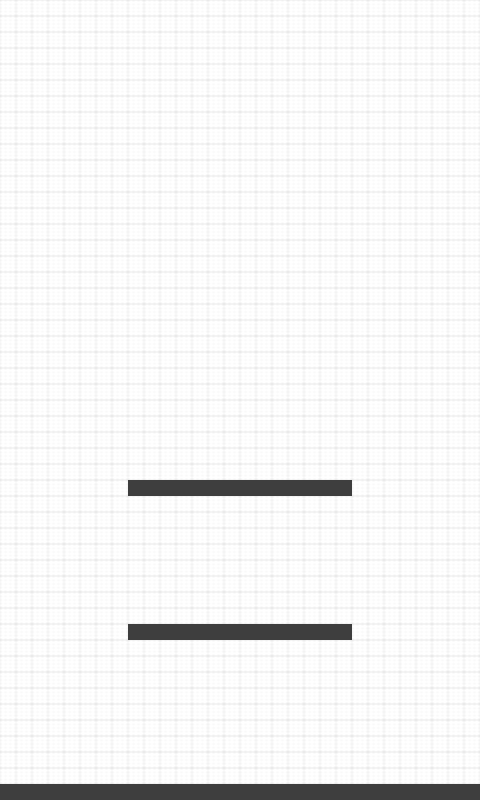

A 2D game scene composited from a Tiled map and its tileset images. What follows is a short description and the map's XML, with every tile layer's data as written:
An orthogonal 30x50 tile map with 16x16 px tiles, 1 tile layer (background) and 3 objects.

<map version="1.0" tiledversion="1.1.3" orientation="orthogonal" renderorder="right-down" width="30" height="50" tilewidth="16" tileheight="16" infinite="0" nextobjectid="9">
 <tileset firstgid="1" name="tileSet" tilewidth="16" tileheight="16" tilecount="4" columns="4">
  <image source="tileSet.png" width="64" height="16" />
 </tileset>
 <layer name="background" width="30" height="50">
  <data encoding="csv">
1,1,1,1,1,1,1,1,1,1,1,1,1,1,1,1,1,1,1,1,1,1,1,1,1,1,1,1,1,1,
1,1,1,1,1,1,1,1,1,1,1,1,1,1,1,1,1,1,1,1,1,1,1,1,1,1,1,1,1,1,
1,1,1,1,1,1,1,1,1,1,1,1,1,1,1,1,1,1,1,1,1,1,1,1,1,1,1,1,1,1,
1,1,1,1,1,1,1,1,1,1,1,1,1,1,1,1,1,1,1,1,1,1,1,1,1,1,1,1,1,1,
1,1,1,1,1,1,1,1,1,1,1,1,1,1,1,1,1,1,1,1,1,1,1,1,1,1,1,1,1,1,
1,1,1,1,1,1,1,1,1,1,1,1,1,1,1,1,1,1,1,1,1,1,1,1,1,1,1,1,1,1,
1,1,1,1,1,1,1,1,1,1,1,1,1,1,1,1,1,1,1,1,1,1,1,1,1,1,1,1,1,1,
1,1,1,1,1,1,1,1,1,1,1,1,1,1,1,1,1,1,1,1,1,1,1,1,1,1,1,1,1,1,
1,1,1,1,1,1,1,1,1,1,1,1,1,1,1,1,1,1,1,1,1,1,1,1,1,1,1,1,1,1,
1,1,1,1,1,1,1,1,1,1,1,1,1,1,1,1,1,1,1,1,1,1,1,1,1,1,1,1,1,1,
1,1,1,1,1,1,1,1,1,1,1,1,1,1,1,1,1,1,1,1,1,1,1,1,1,1,1,1,1,1,
1,1,1,1,1,1,1,1,1,1,1,1,1,1,1,1,1,1,1,1,1,1,1,1,1,1,1,1,1,1,
1,1,1,1,1,1,1,1,1,1,1,1,1,1,1,1,1,1,1,1,1,1,1,1,1,1,1,1,1,1,
1,1,1,1,1,1,1,1,1,1,1,1,1,1,1,1,1,1,1,1,1,1,1,1,1,1,1,1,1,1,
1,1,1,1,1,1,1,1,1,1,1,1,1,1,1,1,1,1,1,1,1,1,1,1,1,1,1,1,1,1,
1,1,1,1,1,1,1,1,1,1,1,1,1,1,1,1,1,1,1,1,1,1,1,1,1,1,1,1,1,1,
1,1,1,1,1,1,1,1,1,1,1,1,1,1,1,1,1,1,1,1,1,1,1,1,1,1,1,1,1,1,
1,1,1,1,1,1,1,1,1,1,1,1,1,1,1,1,1,1,1,1,1,1,1,1,1,1,1,1,1,1,
1,1,1,1,1,1,1,1,1,1,1,1,1,1,1,1,1,1,1,1,1,1,1,1,1,1,1,1,1,1,
1,1,1,1,1,1,1,1,1,1,1,1,1,1,1,1,1,1,1,1,1,1,1,1,1,1,1,1,1,1,
1,1,1,1,1,1,1,1,1,1,1,1,1,1,1,1,1,1,1,1,1,1,1,1,1,1,1,1,1,1,
1,1,1,1,1,1,1,1,1,1,1,1,1,1,1,1,1,1,1,1,1,1,1,1,1,1,1,1,1,1,
1,1,1,1,1,1,1,1,1,1,1,1,1,1,1,1,1,1,1,1,1,1,1,1,1,1,1,1,1,1,
1,1,1,1,1,1,1,1,1,1,1,1,1,1,1,1,1,1,1,1,1,1,1,1,1,1,1,1,1,1,
1,1,1,1,1,1,1,1,1,1,1,1,1,1,1,1,1,1,1,1,1,1,1,1,1,1,1,1,1,1,
1,1,1,1,1,1,1,1,1,1,1,1,1,1,1,1,1,1,1,1,1,1,1,1,1,1,1,1,1,1,
1,1,1,1,1,1,1,1,1,1,1,1,1,1,1,1,1,1,1,1,1,1,1,1,1,1,1,1,1,1,
1,1,1,1,1,1,1,1,1,1,1,1,1,1,1,1,1,1,1,1,1,1,1,1,1,1,1,1,1,1,
1,1,1,1,1,1,1,1,1,1,1,1,1,1,1,1,1,1,1,1,1,1,1,1,1,1,1,1,1,1,
1,1,1,1,1,1,1,1,1,1,1,1,1,1,1,1,1,1,1,1,1,1,1,1,1,1,1,1,1,1,
1,1,1,1,1,1,1,1,2,2,2,2,2,2,2,2,2,2,2,2,2,2,1,1,1,1,1,1,1,1,
1,1,1,1,1,1,1,1,1,1,1,1,1,1,1,1,1,1,1,1,1,1,1,1,1,1,1,1,1,1,
1,1,1,1,1,1,1,1,1,1,1,1,1,1,1,1,1,1,1,1,1,1,1,1,1,1,1,1,1,1,
1,1,1,1,1,1,1,1,1,1,1,1,1,1,1,1,1,1,1,1,1,1,1,1,1,1,1,1,1,1,
1,1,1,1,1,1,1,1,1,1,1,1,1,1,1,1,1,1,1,1,1,1,1,1,1,1,1,1,1,1,
1,1,1,1,1,1,1,1,1,1,1,1,1,1,1,1,1,1,1,1,1,1,1,1,1,1,1,1,1,1,
1,1,1,1,1,1,1,1,1,1,1,1,1,1,1,1,1,1,1,1,1,1,1,1,1,1,1,1,1,1,
1,1,1,1,1,1,1,1,1,1,1,1,1,1,1,1,1,1,1,1,1,1,1,1,1,1,1,1,1,1,
1,1,1,1,1,1,1,1,1,1,1,1,1,1,1,1,1,1,1,1,1,1,1,1,1,1,1,1,1,1,
1,1,1,1,1,1,1,1,2,2,2,2,2,2,2,2,2,2,2,2,2,2,1,1,1,1,1,1,1,1,
1,1,1,1,1,1,1,1,1,1,1,1,1,1,1,1,1,1,1,1,1,1,1,1,1,1,1,1,1,1,
1,1,1,1,1,1,1,1,1,1,1,1,1,1,1,1,1,1,1,1,1,1,1,1,1,1,1,1,1,1,
1,1,1,1,1,1,1,1,1,1,1,1,1,1,1,1,1,1,1,1,1,1,1,1,1,1,1,1,1,1,
1,1,1,1,1,1,1,1,1,1,1,1,1,1,1,1,1,1,1,1,1,1,1,1,1,1,1,1,1,1,
1,1,1,1,1,1,1,1,1,1,1,1,1,1,1,1,1,1,1,1,1,1,1,1,1,1,1,1,1,1,
1,1,1,1,1,1,1,1,1,1,1,1,1,1,1,1,1,1,1,1,1,1,1,1,1,1,1,1,1,1,
1,1,1,1,1,1,1,1,1,1,1,1,1,1,1,1,1,1,1,1,1,1,1,1,1,1,1,1,1,1,
1,1,1,1,1,1,1,1,1,1,1,1,1,1,1,1,1,1,1,1,1,1,1,1,1,1,1,1,1,1,
1,1,1,1,1,1,1,1,1,1,1,1,1,1,1,1,1,1,1,1,1,1,1,1,1,1,1,1,1,1,
2,2,2,2,2,2,2,2,2,2,2,2,2,2,2,2,2,2,2,2,2,2,2,2,2,2,2,2,2,2
</data>
 </layer>
 <objectgroup name="objects">
  <object id="6" x="128" y="480" width="224" height="16" />
  <object id="7" x="128" y="624" width="224" height="16" />
  <object id="8" x="0" y="784" width="480" height="16" />
 </objectgroup>
</map>
